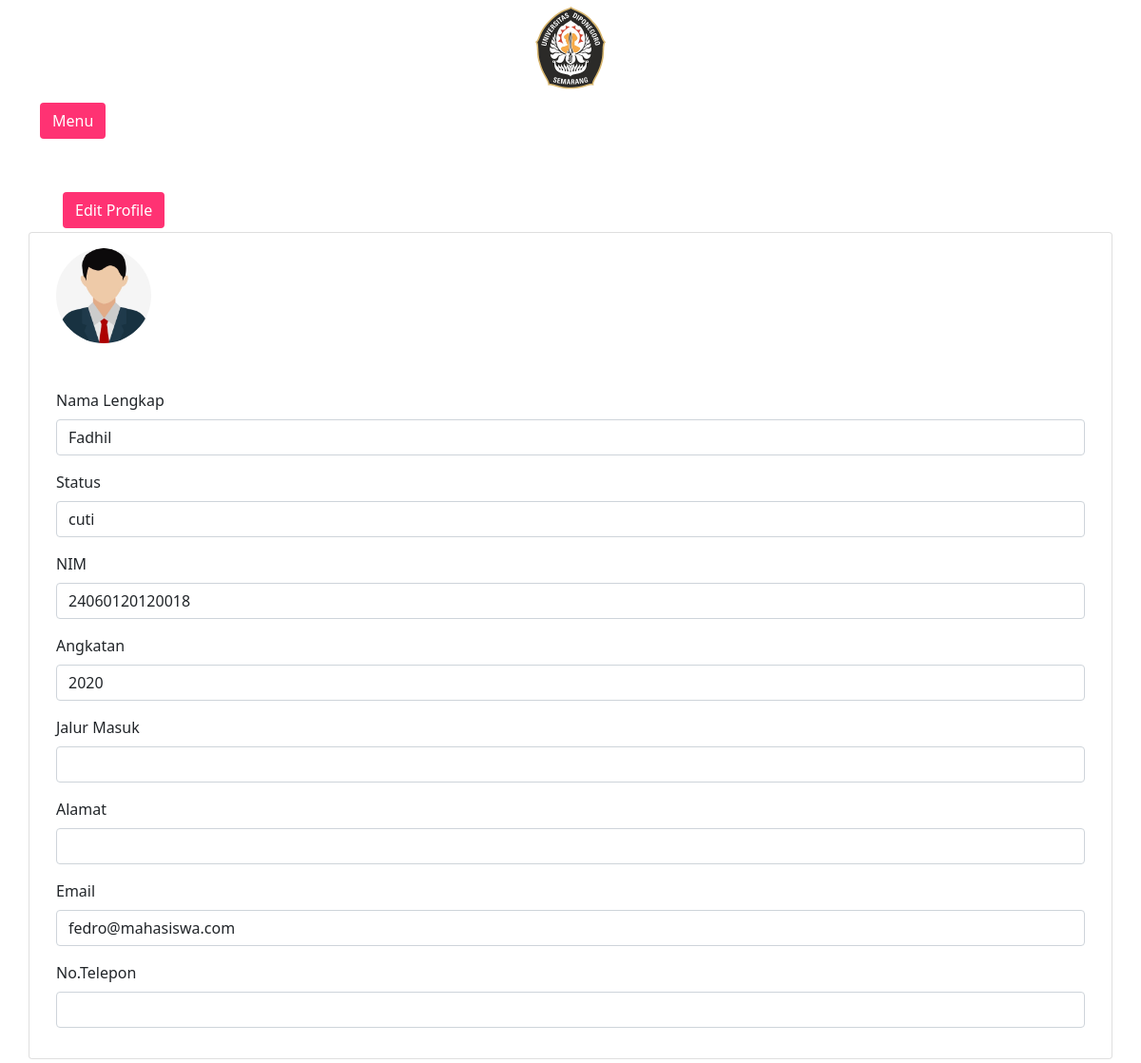
Page /Mahasiswa/home.php?email_mhs=fedro@mahasiswa.com (signed in) on the committed database.
### tables this page shows
CREATE TABLE `mahasiswa` (
  `NIM` bigint(200) NOT NULL,
  `nama_mhs` varchar(50) NOT NULL,
  `no_hp_mhs` varchar(15) NOT NULL,
  `angkatan` varchar(4) NOT NULL,
  `jalur_masuk` varchar(10) NOT NULL,
  `email_mhs` varchar(50) NOT NULL,
  `password_mhs` varchar(20) NOT NULL,
  `alamat_mhs` varchar(100) NOT NULL,
  `status_mhs` varchar(15) NOT NULL
);

### Mahasiswa/home.php (the view, shortened to what this page needs)
<?php
require_once('../db_connect.php');
?>
<?php
$email = $_SESSION['username'];
$query = 'SELECT * FROM mahasiswa WHERE email_mhs="' . $email . '"';
$result = $koneksi->query($query);
if ($result->num_rows > 0) {
  while ($row = $result->fetch_assoc()) {
    $nama = $row['nama_mhs'];
    $status = $row['status_mhs'];
    $nim = $row['NIM'];
    $angkatan = $row['angkatan'];
    $alamat = $row['alamat_mhs'];
    $phone = $row['no_hp_mhs'];
    $email = $row['email_mhs'];
    $jalur = $row['jalur_masuk'];
  }
}
?>
<!DOCTYPE html>
<html lang="en">
<head>
  <link rel="stylesheet" href="https://stackpath.bootstrapcdn.com/bootstrap/5.0.0-alpha2/css/bootstrap.min.css" />
</head>
<body>
      <?php
      if (isset($_GET['email_mhs'])) {
        $email = $_GET['email_mhs'];
      }
      $hasil = mysqli_fetch_array($res); ?>
  <div class="foto text-center">
    <img src="logoundip.png" alt="" class="logo" width="100px" />
  </div>
  <section class="p-1 my-container">
    <div class="container m-p-0">
      <button class="btn my-1" id="menu-btn">Menu</button>
      <div class="row">
        <div class="col-lg-3">
          <br><br>
          <div class="container m-p-0">
            <a href="edit.php" class="btn my-1" id="menu-btn">Edit Profile</a>
          </div>
        </div>
        <div class="card">
          <div class="card-body">
            <img src="foto.jpg" alt="foto" width="100px" class="rounded-circle" />
            <form method="POST" autocomplete="on" action="<?php echo htmlspecialchars($_SERVER["PHP_SELF"]); ?>">
              <div class="mb-3">
                <br><br>
                <label for="nama" class="form-label">Nama Lengkap</label>
                <input type="text" class="form-control" id="exampleFormControlInput1" name="nama" value="<?= $nama ?>">
              </div>
              <div class="mb-3">
                <label for="status" class="form-label">Status</label>
                <input type="text" class="form-control" id="exampleFormControlInput1" name="status" value="<?= $status ?>">
              </div>
              <div class="mb-3">
                <label for="nim" class="form-label">NIM</label>
                <input type="text" class="form-control" id="exampleFormControlInput1" name="nim" value="<?= $nim ?>">
              </div>
              <div class="mb-3">
                <label for="angkatan" class="form-label">Angkatan</label>
                <input type="text" class="form-control" id="exampleFormControlInput1" name="angkatan" value="<?= $angkatan ?>">
              </div>
              <div class="mb-3">
                <label for="jalur" class="form-label">Jalur Masuk</label>
                <input type="text" class="form-control" id="exampleFormControlInput1" name="jalur" value="<?= $jalur ?>">
              </div>
              <div class="mb-3">
                <label for="alamat" class="form-label">Alamat</label>
                <input type="text" class="form-control" id="exampleFormControlInput1" name="alamat" value="<?= $alamat ?>">
              </div>
              <div class="mb-3">
                <label for="email" class="form-label">Email</label>
                <input type="email" class="form-control" id="exampleFormControlInput1" name="email" value="<?= $email ?>">
              </div>
              <div class="mb-3">
                <label for="phone" class="form-label">No.Telepon</label>
                <input type="text" class="form-control" id="exampleFormControlInput1" name="phone" value="<?= $phone ?>">
              </div>
            </form>
          </div>
        </div>
      </div>
  </section>
</body>
</html>

### Mahasiswa/home.php (style rules this page uses)
* { margin: 0; }
body { min-height: 100vh; background-color: #fff; }
.my-container { transition: 0.4s; }
#menu-btn { background-color: #ff3273; color: #fff; }

### rows in the picture
mahasiswa: nama "Fadhil", status "cuti", nim "24060120120018", angkatan "2020"
